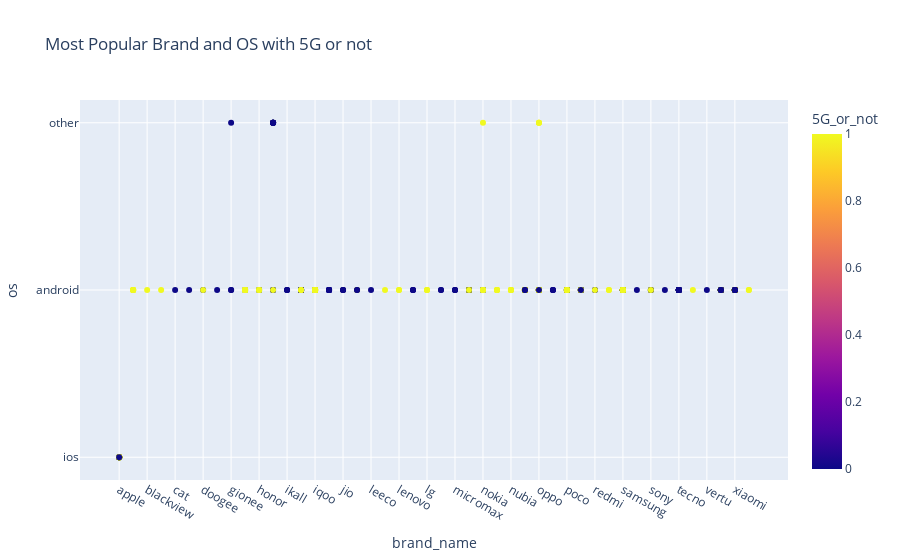

The cell this chart's notebook holds for it:
### Markdown cell above
### Most popular Operating system
<p>Ploting most popular brand names and their OS that uses 5G network, 1 = Yes 0 = No with plotly express.

### Code cell
fig = px.scatter(df, x='brand_name', y='os', color='5G_or_not', title='Most Popular Brand and OS with 5G or not')
fig.show()

### Figure 1 — Plotly figure (JSON) as saved in the notebook; plotly's stock layout.template omitted (floating-point values rounded to 4 significant figures; data arrays with more than 128 entries replaced by an {"elided": "..."} marker saying what was removed)
{"data": [{"hovertemplate": "brand_name=%{x}<br>os=%{y}<br>5G_or_not=%{marker.color}<extra></extra>", "legendgroup": "", "marker": {"color": {"elided": "980 int values"}, "coloraxis": "coloraxis", "symbol": "circle"}, "mode": "markers", "name": "", "orientation": "v", "showlegend": false, "type": "scatter", "x": {"elided": "980 str values"}, "xaxis": "x", "y": {"elided": "980 str values"}, "yaxis": "y"}], "layout": {"coloraxis": {"colorbar": {"title": {"text": "5G_or_not"}}, "colorscale": [[0, "#0d0887"], [0.1111, "#46039f"], [0.2222, "#7201a8"], [0.3333, "#9c179e"], [0.4444, "#bd3786"], [0.5556, "#d8576b"], [0.6667, "#ed7953"], [0.7778, "#fb9f3a"], [0.8889, "#fdca26"], [1, "#f0f921"]]}, "legend": {"tracegroupgap": 0}, "title": {"text": "Most Popular Brand and OS with 5G or not"}, "xaxis": {"anchor": "y", "domain": [0, 1], "title": {"text": "brand_name"}}, "yaxis": {"anchor": "x", "domain": [0, 1], "title": {"text": "os"}}}}
